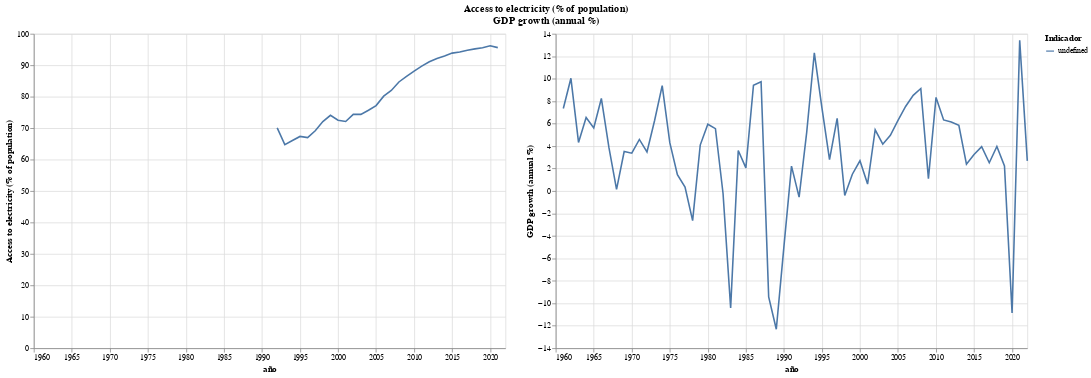

The notebook cell saved with this chart:
### Code cell
# Filtrar las columnas necesarias
df_subset =  base_pais[['año', 'Access to electricity (% of population)', 'GDP growth (annual %)']].copy()

# Convertir las columnas a formato numérico, reemplazando '..' con NaN
df_subset['Access to electricity (% of population)'] = pd.to_numeric(df_subset['Access to electricity (% of population)'], errors='coerce')
df_subset['GDP growth (annual %)'] = pd.to_numeric(df_subset['GDP growth (annual %)'], errors='coerce')

# Crear el gráfico de línea
chart = alt.Chart(df_subset).mark_line().encode(
    x='año:T',
    y=alt.Y(alt.repeat("column"), type='quantitative'),
    color='Indicador:N'
).properties(
    width=600,
    height=400
).repeat(
    column=['Access to electricity (% of population)', 'GDP growth (annual %)'],
    title=['Access to electricity (% of population)', 'GDP growth (annual %)']
).configure_title(
    anchor='middle'
)

chart

### Figure 1 — Vega-Lite specification as saved in the notebook (floating-point values rounded to 4 significant figures)
{"config": {"view": {"continuousWidth": 300, "continuousHeight": 300}, "title": {"anchor": "middle"}}, "repeat": {"column": ["Access to electricity (% of population)", "GDP growth (annual %)"]}, "spec": {"data": {"name": "data-8977270892bd3e4991145d51a250f258"}, "mark": {"type": "line"}, "encoding": {"color": {"field": "Indicador", "type": "nominal"}, "x": {"field": "año", "type": "temporal"}, "y": {"field": {"repeat": "column"}, "type": "quantitative"}}, "height": 400, "width": 600}, "title": ["Access to electricity (% of population)", "GDP growth (annual %)"], "$schema": "https://vega.github.io/schema/vega-lite/v5.16.3.json", "datasets": {"data-8977270892bd3e4991145d51a250f258": [{"año": "1960 ", "Access to electricity (% of population)": null, "GDP growth (annual %)": null}, {"año": "1961 ", "Access to electricity (% of population)": null, "GDP growth (annual %)": 7.347}, {"año": "1962 ", "Access to electricity (% of population)": null, "GDP growth (annual %)": 10.04}, {"año": "1963 ", "Access to electricity (% of population)": null, "GDP growth (annual %)": 4.328}, {"año": "1964 ", "Access to electricity (% of population)": null, "GDP growth (annual %)": 6.548}, {"año": "1965 ", "Access to electricity (% of population)": null, "GDP growth (annual %)": 5.622}, {"año": "1966 ", "Access to electricity (% of population)": null, "GDP growth (annual %)": 8.239}, {"año": "1967 ", "Access to electricity (% of population)": null, "GDP growth (annual %)": 3.853}, {"año": "1968 ", "Access to electricity (% of population)": null, "GDP growth (annual %)": 0.1522}, {"año": "1969 ", "Access to electricity (% of population)": null, "GDP growth (annual %)": 3.514}, {"año": "1970 ", "Access to electricity (% of population)": null, "GDP growth (annual %)": 3.366}, {"año": "1971 ", "Access to electricity (% of population)": null, "GDP growth (annual %)": 4.591}, {"año": "1972 ", "Access to electricity (% of population)": null, "GDP growth (annual %)": 3.478}, {"año": "1973 ", "Access to electricity (% of population)": null, "GDP growth (annual %)": 6.277}, {"año": "1974 ", "Access to electricity (% of population)": null, "GDP growth (annual %)": 9.387}, {"año": "1975 ", "Access to electricity (% of population)": null, "GDP growth (annual %)": 4.301}, {"año": "1976 ", "Access to electricity (% of population)": null, "GDP growth (annual %)": 1.447}, {"año": "1977 ", "Access to electricity (% of population)": null, "GDP growth (annual %)": 0.3491}, {"año": "1978 ", "Access to electricity (% of population)": null, "GDP growth (annual %)": -2.643}, {"año": "1979 ", "Access to electricity (% of population)": null, "GDP growth (annual %)": 4.091}, {"año": "1980 ", "Access to electricity (% of population)": null, "GDP growth (annual %)": 5.943}, {"año": "1981 ", "Access to electricity (% of population)": null, "GDP growth (annual %)": 5.552}, {"año": "1982 ", "Access to electricity (% of population)": null, "GDP growth (annual %)": -0.2227}, {"año": "1983 ", "Access to electricity (% of population)": null, "GDP growth (annual %)": -10.41}, {"año": "1984 ", "Access to electricity (% of population)": null, "GDP growth (annual %)": 3.608}, {"año": "1985 ", "Access to electricity (% of population)": null, "GDP growth (annual %)": 2.061}, {"año": "1986 ", "Access to electricity (% of population)": null, "GDP growth (annual %)": 9.426}, {"año": "1987 ", "Access to electricity (% of population)": null, "GDP growth (annual %)": 9.726}, {"año": "1988 ", "Access to electricity (% of population)": null, "GDP growth (annual %)": -9.441}, {"año": "1989 ", "Access to electricity (% of population)": null, "GDP growth (annual %)": -12.31}, {"año": "1990 ", "Access to electricity (% of population)": null, "GDP growth (annual %)": -4.983}, {"año": "1991 ", "Access to electricity (% of population)": null, "GDP growth (annual %)": 2.219}, {"año": "1992 ", "Access to electricity (% of population)": 70.1, "GDP growth (annual %)": -0.5405}, {"año": "1993 ", "Access to electricity (% of population)": 64.75, "GDP growth (annual %)": 5.244}, {"año": "1994 ", "Access to electricity (% of population)": 66.05, "GDP growth (annual %)": 12.31}, {"año": "1995 ", "Access to electricity (% of population)": 67.35, "GDP growth (annual %)": 7.411}, {"año": "1996 ", "Access to electricity (% of population)": 67.0, "GDP growth (annual %)": 2.799}, {"año": "1997 ", "Access to electricity (% of population)": 69.16, "GDP growth (annual %)": 6.477}, {"año": "1998 ", "Access to electricity (% of population)": 72.07, "GDP growth (annual %)": -0.3915}, {"año": "1999 ", "Access to electricity (% of population)": 74.08, "GDP growth (annual %)": 1.495}, {"año": "2000 ", "Access to electricity (% of population)": 72.5, "GDP growth (annual %)": 2.694}, {"año": "2001 ", "Access to electricity (% of population)": 72.11, "GDP growth (annual %)": 0.6179}, {"año": "2002 ", "Access to electricity (% of population)": 74.38, "GDP growth (annual %)": 5.454}, {"año": "2003 ", "Access to electricity (% of population)": 74.38, "GDP growth (annual %)": 4.165}, {"año": "2004 ", "Access to electricity (% of population)": 75.69, "GDP growth (annual %)": 4.958}, {"año": "2005 ", "Access to electricity (% of population)": 77.17, "GDP growth (annual %)": 6.285}, {"año": "2006 ", "Access to electricity (% of population)": 80.16, "GDP growth (annual %)": 7.529}, {"año": "2007 ", "Access to electricity (% of population)": 81.99, "GDP growth (annual %)": 8.518}, {"año": "2008 ", "Access to electricity (% of population)": 84.68, "GDP growth (annual %)": 9.127}, {"año": "2009 ", "Access to electricity (% of population)": 86.42, "GDP growth (annual %)": 1.096}, {"año": "2010 ", "Access to electricity (% of population)": 88.12, "GDP growth (annual %)": 8.332}, {"año": "2011 ", "Access to electricity (% of population)": 89.71, "GDP growth (annual %)": 6.327}, {"año": "2012 ", "Access to electricity (% of population)": 91.1, "GDP growth (annual %)": 6.14}, {"año": "2013 ", "Access to electricity (% of population)": 92.14, "GDP growth (annual %)": 5.853}, {"año": "2014 ", "Access to electricity (% of population)": 92.92, "GDP growth (annual %)": 2.382}, {"año": "2015 ", "Access to electricity (% of population)": 93.85, "GDP growth (annual %)": 3.252}, {"año": "2016 ", "Access to electricity (% of population)": 94.2, "GDP growth (annual %)": 3.953}, {"año": "2017 ", "Access to electricity (% of population)": 94.8, "GDP growth (annual %)": 2.519}, {"año": "2018 ", "Access to electricity (% of population)": 95.2, "GDP growth (annual %)": 3.969}, {"año": "2019 ", "Access to electricity (% of population)": 95.55, "GDP growth (annual %)": 2.241}, {"año": "2020 ", "Access to electricity (% of population)": 96.2, "GDP growth (annual %)": -10.87}, {"año": "2021 ", "Access to electricity (% of population)": 95.6, "GDP growth (annual %)": 13.42}, {"año": "2022 ", "Access to electricity (% of population)": null, "GDP growth (annual %)": 2.684}]}}
